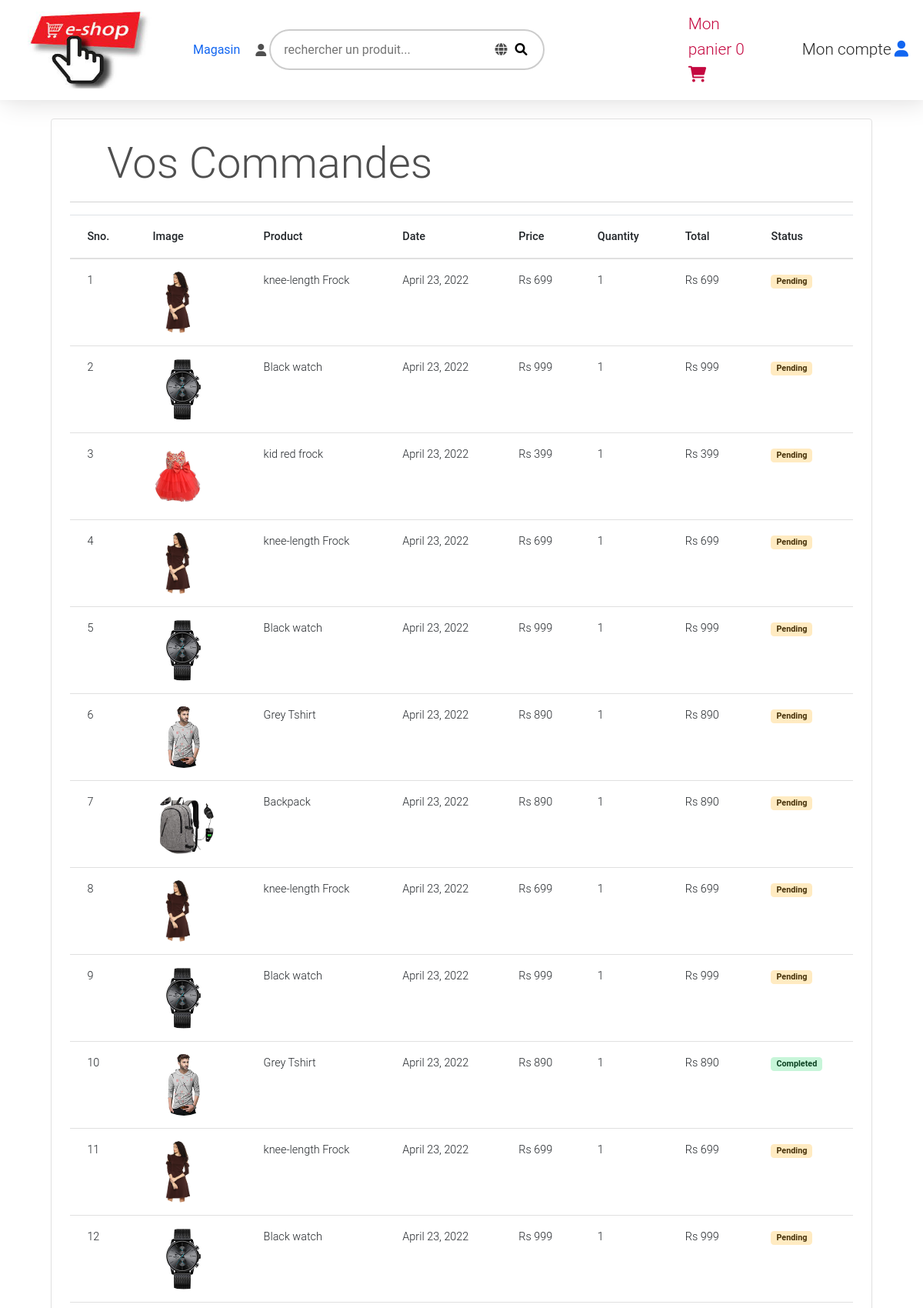
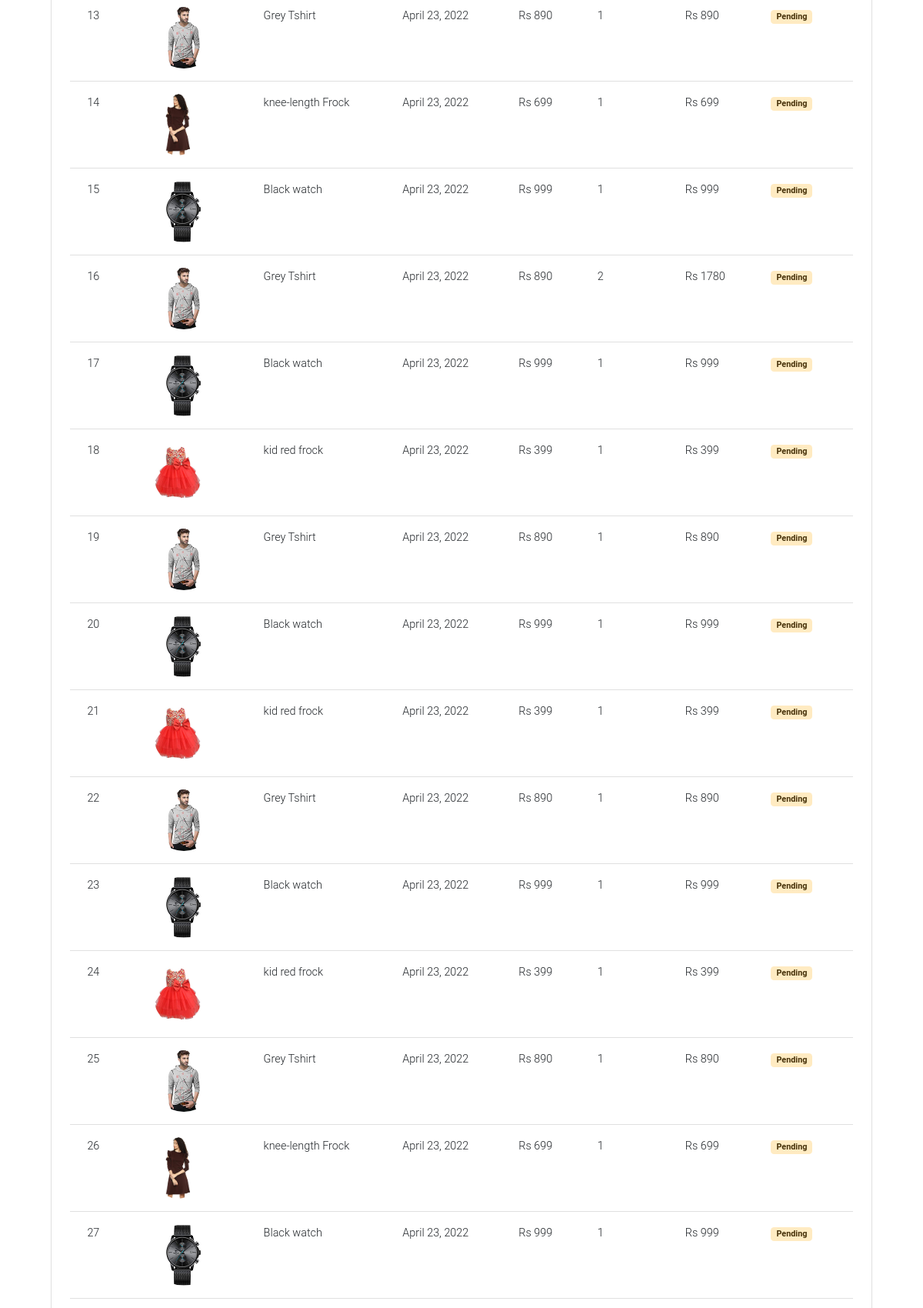
The page /orders (signed in, upper part) on the database its author committed (2 pictures, top to bottom).
### store/models/orders.py (models this page shows, shortened)
class Order(models.Model):
    product = models.ForeignKey(Products,
                                on_delete=models.CASCADE)
    customer = models.ForeignKey(Customer,
                                 on_delete=models.CASCADE)
    quantity = models.IntegerField(default=1)
    price = models.IntegerField()
    address = models.CharField (max_length=50, default='', blank=True)
    phone = models.CharField (max_length=50, default='', blank=True)
    date = models.DateField (default=datetime.datetime.today)
    status = models.BooleanField (default=False)
    @staticmethod
    def get_orders_by_customer(customer_id):
        return Order.objects.filter(customer=customer_id).order_by('-date')

### store/models/product.py (models this page shows, shortened)
class Products(models.Model):
    name = models.CharField(max_length=60)
    price= models.IntegerField(default=0)
    category= models.ForeignKey(Category,on_delete=models.CASCADE,default=1 )
    description= models.CharField(max_length=250, default='', blank=True, null= True)
    image= models.ImageField(upload_to='uploads/products/')

### store/middlewares/auth.py (the view)
    def middleware(request):
        print(request.session.get('customer'))
        returnUrl = request.META['PATH_INFO']
        print(request.META['PATH_INFO'])
        if not request.session.get('customer'):
           return redirect(f'login?return_url={returnUrl}')
        response = get_response(request)
        return response

### store/templatetags/custom_filter.py (called while the page is built)
@register.filter(name='currency')
def currency(number):
    return "Rs "+str(number)

@register.filter(name='multiply')
def multiply(number , number1):
    return number * number1

### store/views/orders.py (called while the page is built)
    def get(self , request ):
        customer = request.session.get('customer')
        orders = Order.get_orders_by_customer(customer)
        print(orders)
        return render(request , 'orders.html'  , {'orders' : orders})

### store/templates/orders.html
{% extends 'base.html' %} {% block content %} {% load cart %} {% load custom_filter %}
<div class="container">
    <div class="border rounded p-4 m-4">
        <p class="display-4 pl-4 ml-4">Vos Commandes</p>
        <hr>
        <table class="table">
            <thead>
                <tr>
                    <th>Sno.</th>
                    <th>Image</th>
                    <th>Product</th>
                    <th>Date</th>
                    <th>Price</th>
                    <th>Quantity</th>
                    <th>Total</th>
                    <th>Status</th>
                </tr>
            </thead>
            <tbody>
                {% for order in orders %}
                <tr>
                    <td>{{forloop.counter}}</td>
                    <td><img style="height: 80px;" class="rounded-circle" src="{{order.product.image.url}}" alt=""></td>
                    <td>{{order.product.name}}</td>
                    <td>{{order.date}}</td>
                    <td>{{order.price|currency}}</td>
                    <td>{{order.quantity}}</td>
                    <td>{{order.quantity|multiply:order.price|currency}}</td>
                    {% if order.status %}
                    <td><small class="badge badge-success">Completed</small></td>
                    {%else%}
                    <td><small class="badge badge-warning">Pending</small></td>
                    {% endif %}
                </tr>
                {% endfor %}
            </tbody>
        </table>
    </div>
</div>
{% endblock %}

### rows shown on the page
Order: product.image (picture), product.name "knee-length Frock", date "April 23, 2022", price "Rs 699", quantity "1", quantity|multiply "Rs 699", status "Pending"
Order: product.image (picture), product.name "Black watch", date "April 23, 2022", price "Rs 999", quantity "1", quantity|multiply "Rs 999", status "Pending"
Order: product.image (picture), product.name "kid red frock", date "April 23, 2022", price "Rs 399", quantity "1", quantity|multiply "Rs 399", status "Pending"
Order: product.image (picture), product.name "knee-length Frock", date "April 23, 2022", price "Rs 699", quantity "1", quantity|multiply "Rs 699", status "Pending"
Order: product.image (picture), product.name "Black watch", date "April 23, 2022", price "Rs 999", quantity "1", quantity|multiply "Rs 999", status "Pending"
Order: product.image (picture), product.name "Grey Tshirt", date "April 23, 2022", price "Rs 890", quantity "1", quantity|multiply "Rs 890", status "Pending"
Order: product.image (picture), product.name "Backpack", date "April 23, 2022", price "Rs 890", quantity "1", quantity|multiply "Rs 890", status "Pending"
Order: product.image (picture), product.name "knee-length Frock", date "April 23, 2022", price "Rs 699", quantity "1", quantity|multiply "Rs 699", status "Pending"
Order: product.image (picture), product.name "Black watch", date "April 23, 2022", price "Rs 999", quantity "1", quantity|multiply "Rs 999", status "Pending"
Order: product.image (picture), product.name "Grey Tshirt", date "April 23, 2022", price "Rs 890", quantity "1", quantity|multiply "Rs 890", status "Completed"
Order: product.image (picture), product.name "knee-length Frock", date "April 23, 2022", price "Rs 699", quantity "1", quantity|multiply "Rs 699", status "Pending"
Order: product.image (picture), product.name "Black watch", date "April 23, 2022", price "Rs 999", quantity "1", quantity|multiply "Rs 999", status "Pending"
Order: product.image (picture), product.name "Grey Tshirt", date "April 23, 2022", price "Rs 890", quantity "1", quantity|multiply "Rs 890", status "Pending"
Order: product.image (picture), product.name "knee-length Frock", date "April 23, 2022", price "Rs 699", quantity "1", quantity|multiply "Rs 699", status "Pending"
Order: product.image (picture), product.name "Black watch", date "April 23, 2022", price "Rs 999", quantity "1", quantity|multiply "Rs 999", status "Pending"
Order: product.image (picture), product.name "Grey Tshirt", date "April 23, 2022", price "Rs 890", quantity "2", quantity|multiply "Rs 1780", status "Pending"
Order: product.image (picture), product.name "Black watch", date "April 23, 2022", price "Rs 999", quantity "1", quantity|multiply "Rs 999", status "Pending"
Order: product.image (picture), product.name "kid red frock", date "April 23, 2022", price "Rs 399", quantity "1", quantity|multiply "Rs 399", status "Pending"
Order: product.image (picture), product.name "Grey Tshirt", date "April 23, 2022", price "Rs 890", quantity "1", quantity|multiply "Rs 890", status "Pending"
Order: product.image (picture), product.name "Black watch", date "April 23, 2022", price "Rs 999", quantity "1", quantity|multiply "Rs 999", status "Pending"
Order: product.image (picture), product.name "kid red frock", date "April 23, 2022", price "Rs 399", quantity "1", quantity|multiply "Rs 399", status "Pending"
Order: product.image (picture), product.name "Grey Tshirt", date "April 23, 2022", price "Rs 890", quantity "1", quantity|multiply "Rs 890", status "Pending"
Order: product.image (picture), product.name "Black watch", date "April 23, 2022", price "Rs 999", quantity "1", quantity|multiply "Rs 999", status "Pending"
Order: product.image (picture), product.name "kid red frock", date "April 23, 2022", price "Rs 399", quantity "1", quantity|multiply "Rs 399", status "Pending"
Order: product.image (picture), product.name "Grey Tshirt", date "April 23, 2022", price "Rs 890", quantity "1", quantity|multiply "Rs 890", status "Pending"
Order: product.image (picture), product.name "knee-length Frock", date "April 23, 2022", price "Rs 699", quantity "1", quantity|multiply "Rs 699", status "Pending"
Order: product.image (picture), product.name "Black watch", date "April 23, 2022", price "Rs 999", quantity "1", quantity|multiply "Rs 999", status "Pending"

### other values the page prints
{{ request.session.cart.keys|length }} "0"
